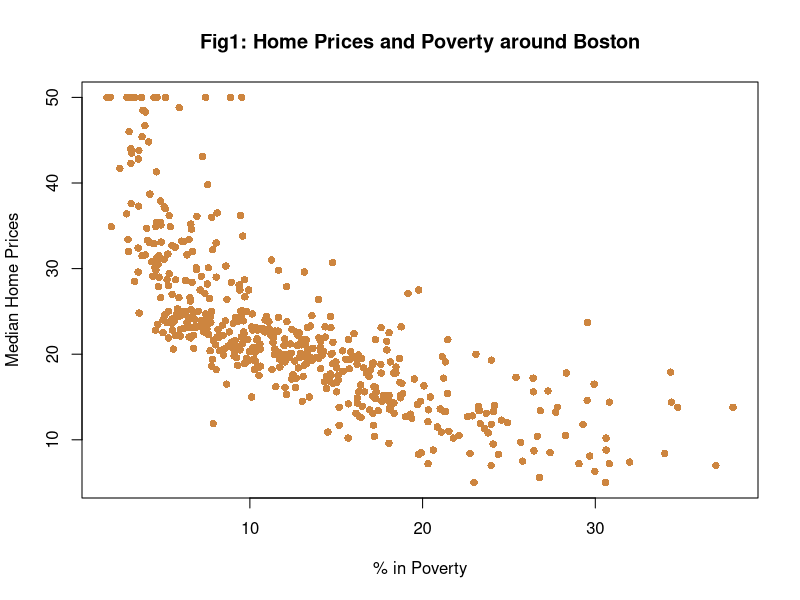
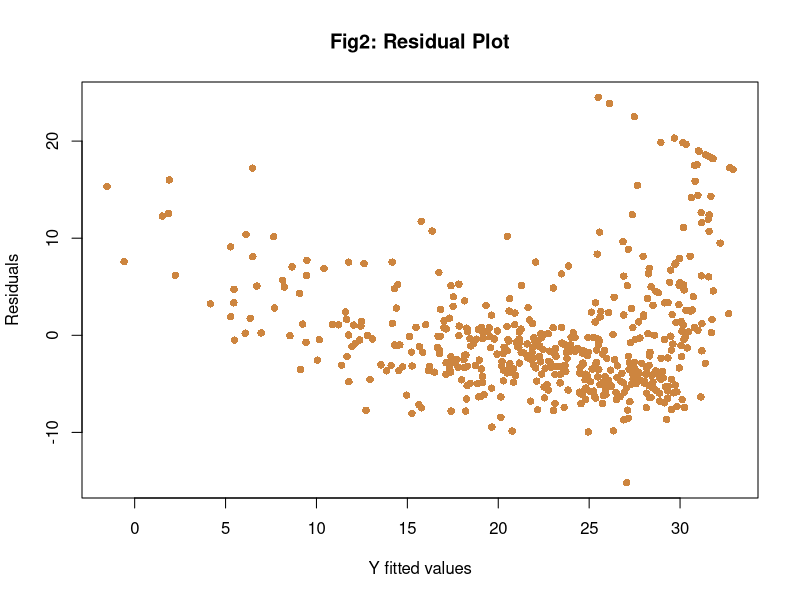
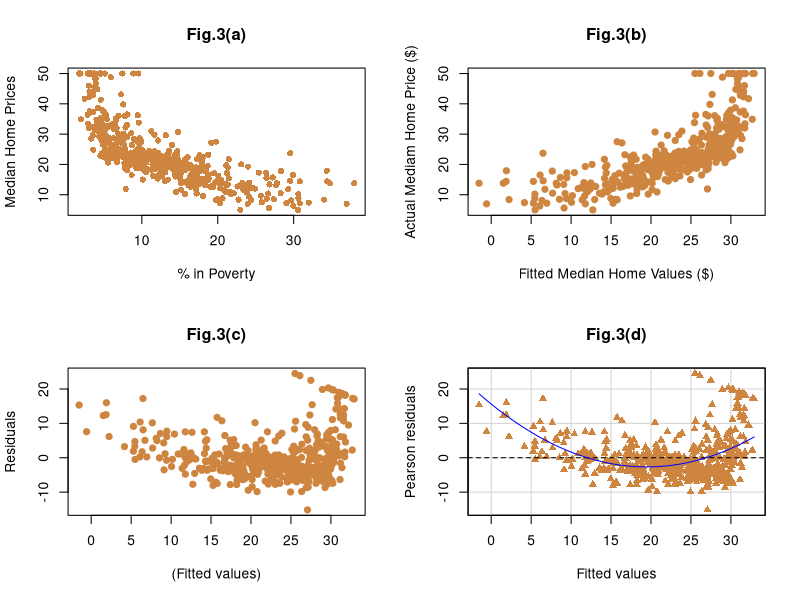
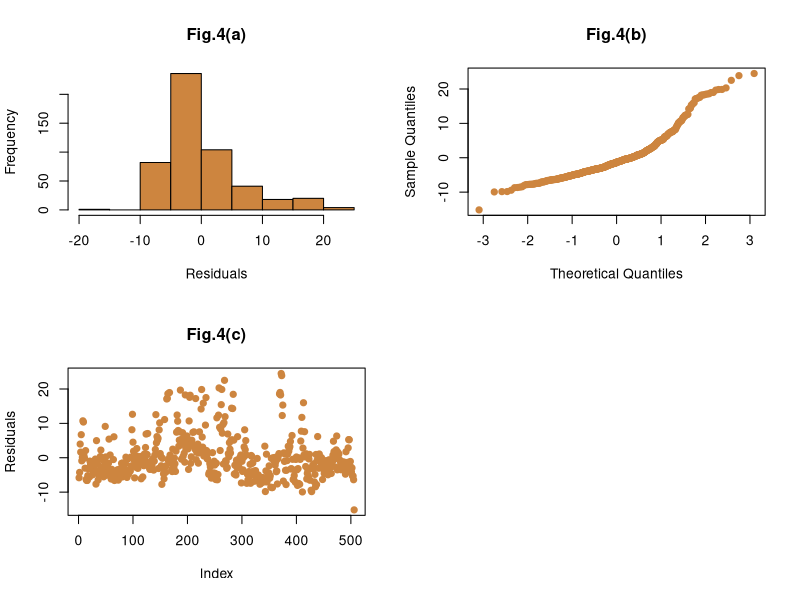
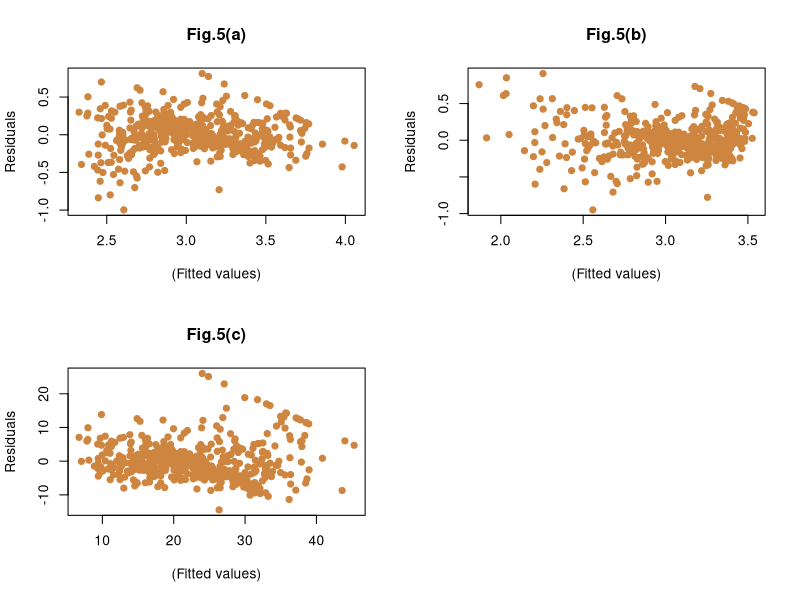
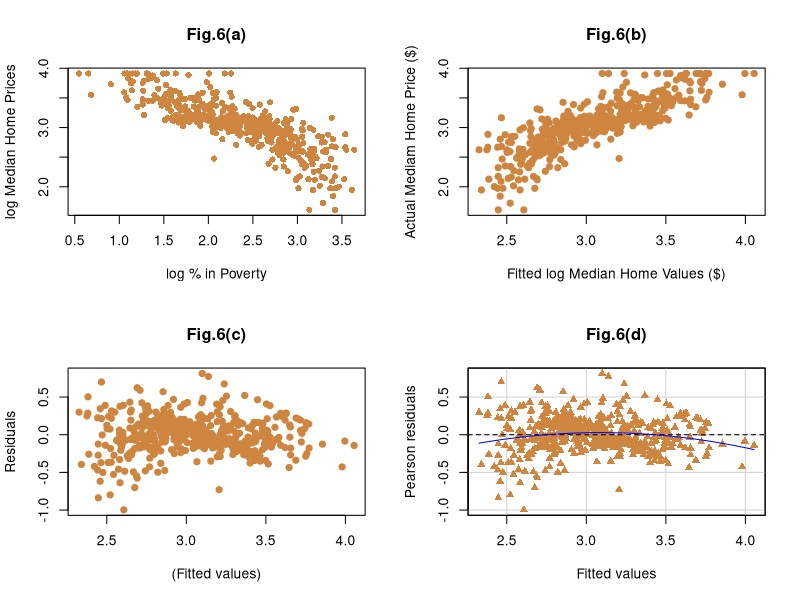
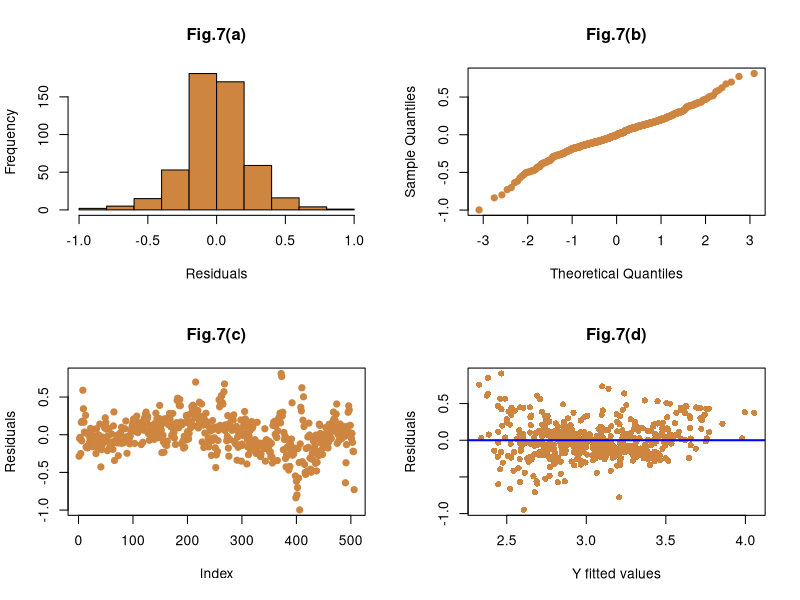
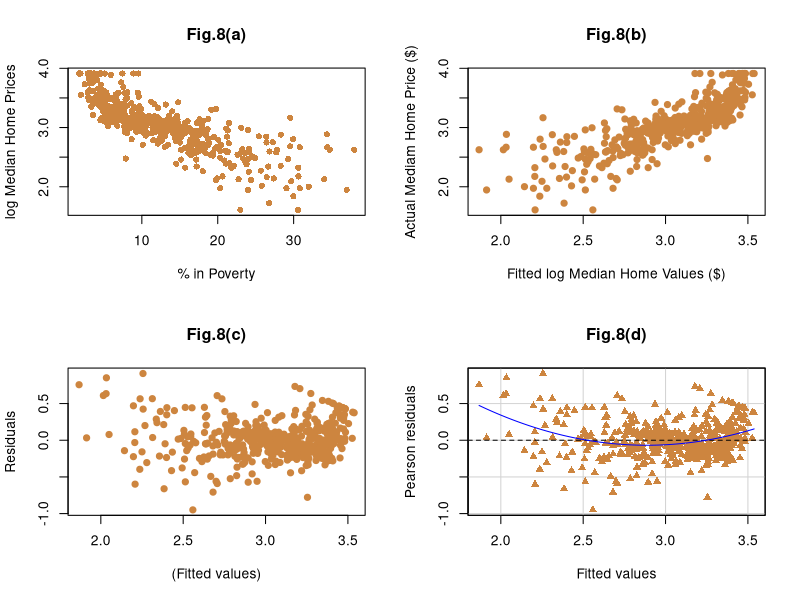

Write the R code that produced these figures, in order.
library(MASS)
library(lmtest)
library(car)
data(Boston)
############
#Problem1:
#############
#scatter plot of X vs Y
plot(medv ~ lstat, data = Boston, xlab="% in Poverty", ylab="Median Home Prices", main="Fig1: Home Prices and Poverty around Boston", pch=16, col="peru")
#linear model
model1 <- lm(medv ~ lstat, data = Boston)
summary(model1)
####residual plot of linear model
plot(model1$fitted.values, model1$residuals,
     xlab="Y fitted values", ylab="Residuals", 
     main="Fig2: Residual Plot", pch=16, col="peru")

###LINE for linear model
####
par(mfrow=c(2,2))
plot(medv ~ lstat, data = Boston, xlab="% in Poverty", 
     ylab="Median Home Prices", main="Fig.3(a)", pch=16, col="peru")
plot(model1$fitted.values,Boston$medv,xlab="Fitted Median Home Values ($)",ylab="Actual Mediam Home Price ($)",main="Fig.3(b)", pch=19,col="peru")
plot(model1$fitted.values,model1$residuals,xlab="(Fitted values)",ylab="Residuals",main="Fig.3(c)", pch=19,col="peru")
Tukey.test <- residualPlot(model1,pch=17,main="Fig.3(d)",col="peru")
Tukey.test
#histogram
par(mfrow=c(2,2))
hist(model1$residuals,main="Fig.4(a)",xlab = "Residuals",col="peru")
qqnorm(model1$residuals,pch=19,main="Fig.4(b)",col="peru")
plot(model1$residuals,pch=19,ylab="Residuals",main="Fig.4(c)",col="peru")
bptest(model1) 

#############################
#Log transformations ########
###Three transformed models##
#log-log
model2 <- lm(log(medv)~log(lstat),data=Boston)
summary(model2)
#logY
model3 <- lm(log(medv)~lstat,data=Boston)
summary(model3)
#logX
model4 <- lm(medv~log(lstat),data=Boston)
summary(model4)
#Residual Plots for three transformed models
par(mfrow=c(2,2))
plot(model2$fitted.values,model2$residuals,xlab="(Fitted values)",ylab="Residuals",main="Fig.5(a)", pch=19,col="peru")
plot(model3$fitted.values,model3$residuals,xlab="(Fitted values)",ylab="Residuals",main="Fig.5(b)", pch=19,col="peru")
plot(model4$fitted.values,model4$residuals,xlab="(Fitted values)",ylab="Residuals",main="Fig.5(c)", pch=19,col="peru")
#####LINE ####
###LINE for log-log
par(mfrow=c(2,2))
plot(log(medv) ~ log(lstat), data = Boston, xlab="log % in Poverty", 
     ylab="log Median Home Prices", main="Fig.6(a)", pch=16, col="peru")
plot(model2$fitted.values,log(Boston$medv),xlab="Fitted log Median Home Values ($)",ylab="Actual Mediam Home Price ($)",main="Fig.6(b)", pch=19,col="peru")
plot(model2$fitted.values,model2$residuals,xlab="(Fitted values)",ylab="Residuals",main="Fig.6(c)", pch=19,col="peru")
Tukey.test <- residualPlot(model2,pch=17,main="Fig.6(d)",col="peru")
Tukey.test
#histogram
par(mfrow=c(2,2))
hist(model2$residuals,main="Fig.7(a)",xlab = "Residuals",col="peru")
qqnorm(model2$residuals,pch=19,main="Fig.7(b)",col="peru")
plot(model2$residuals,pch=19,ylab="Residuals",main="Fig.7(c)",col="peru")
##Residual Plot
plot(model2$fitted.values, model3$residuals,
     xlab="Y fitted values", ylab="Residuals", 
     main="Fig.7(d)", pch=16, col="peru")
abline(h=mean(model2$residuals),col="blue",lwd=2)

bptest(model2) 
#####LINE ####
#log Y
###############
par(mfrow=c(2,2))
plot(log(medv) ~ lstat, data = Boston, xlab="% in Poverty", 
     ylab="log Median Home Prices", main="Fig.8(a)", pch=16, col="peru")
plot(model3$fitted.values,log(Boston$medv),xlab="Fitted log Median Home Values ($)",ylab="Actual Mediam Home Price ($)",main="Fig.8(b)", pch=19,col="peru")
plot(model3$fitted.values,model3$residuals,xlab="(Fitted values)",ylab="Residuals",main="Fig.8(c)", pch=19,col="peru")
Tukey.test <- residualPlot(model3,pch=17,main="Fig.8(d)",col="peru")
Tukey.test
#histogram
par(mfrow=c(2,2))
hist(model3$residuals,main="Fig.9(a)",xlab = "Residuals",col="peru")
qqnorm(model3$residuals,pch=19,main="Fig.9(b)",col="peru")
plot(model3$residuals,pch=19,ylab="Residuals",main="Fig.9(c)",col="peru")
##Residual Plot
plot(model3$fitted.values, model3$residuals,
     xlab="Y fitted values", ylab="Residuals", 
     main="Fig.9(d)", pch=16, col="peru")
abline(h=mean(model3$residuals),col="blue",lwd=2)
bptest(model3) 


#####LINE ####
#log(X)
###############
####
par(mfrow=c(2,2))
plot(medv ~ log(lstat), data = Boston, xlab="log % in Poverty", 
     ylab="Median Home Prices", main="Fig.10(a)", pch=16, col="peru")
plot(model4$fitted.values,Boston$medv,xlab="Fitted Median Home Values ($)",ylab="Actual Mediam Home Price ($)",main="Fig.10(b)", pch=19,col="peru")
plot(model4$fitted.values,model4$residuals,xlab="(Fitted values)",ylab="Residuals",main="Fig.10(c)", pch=19,col="peru")
Tukey.test <- residualPlot(model4,pch=17,main="Fig.10(d)",col="peru")
Tukey.test
#histogram
par(mfrow=c(2,2))
hist(model4$residuals,main="Fig.11(a)",xlab = "Residuals",col="peru")
qqnorm(model4$residuals,pch=19,main="Fig.11(b)",col="peru")
plot(model4$residuals,pch=19,ylab="Residuals",main="Fig.11(c)",col="peru")
##Residual Plot
plot(model4$fitted.values, model4$residuals,
     xlab="Y fitted values", ylab="Residuals", 
     main="Fig.11(d)", pch=16, col="peru")
abline(h=mean(model4$residuals),col="blue",lwd=2)
bptest(model4) 

#Prob-2#
#############
#Polynomial
#############
model5 <- lm(medv ~ lstat+I(lstat ^ 2), data = Boston)
summary(model5)
plot(model5$fitted.values, model5$residuals,
     xlab="Y fitted values", ylab="Residuals", 
     main="Fig12: Residual Plot", pch=16, col="peru")
####LINE #
par(mfrow=c(2,2))
x.poly =(Boston$lstat)^2
plot(medv ~x.poly, data = Boston, xlab="% in Poverty quadratic polynomial", 
     ylab="Median Home Prices", main="Fig.13(a)", pch=16, col="peru")
plot(model5$fitted.values,Boston$medv,xlab="Fitted Median Home Values ($)",ylab="Actual Mediam Home Price ($)",main="Fig.13(b)", pch=19,col="peru")
plot(model5$fitted.values,model1$residuals,xlab="(Fitted values)",ylab="Residuals",main="Fig.13(c)", pch=19,col="peru")
Tukey.test <- residualPlot(model5,pch=17,main="Fig.13(d)",col="peru")
Tukey.test

#histogram
par(mfrow=c(2,2))
hist(model5$residuals,main="Fig.14(a)",xlab = "Residuals",col="peru")
qqnorm(model5$residuals,pch=19,main="Fig.14(b)",col="peru")
plot(model5$residuals,pch=19,ylab="Residuals",main="Fig.14(c)",col="peru")
##Residual Plot
plot(model5$fitted.values, model5$residuals,
     xlab="Y fitted values", ylab="Residuals", 
     main="Fig.14(d)", pch=16, col="peru")
abline(h=mean(model5$residuals),col="blue",lwd=2)
bptest(model5) 
dev.off()
